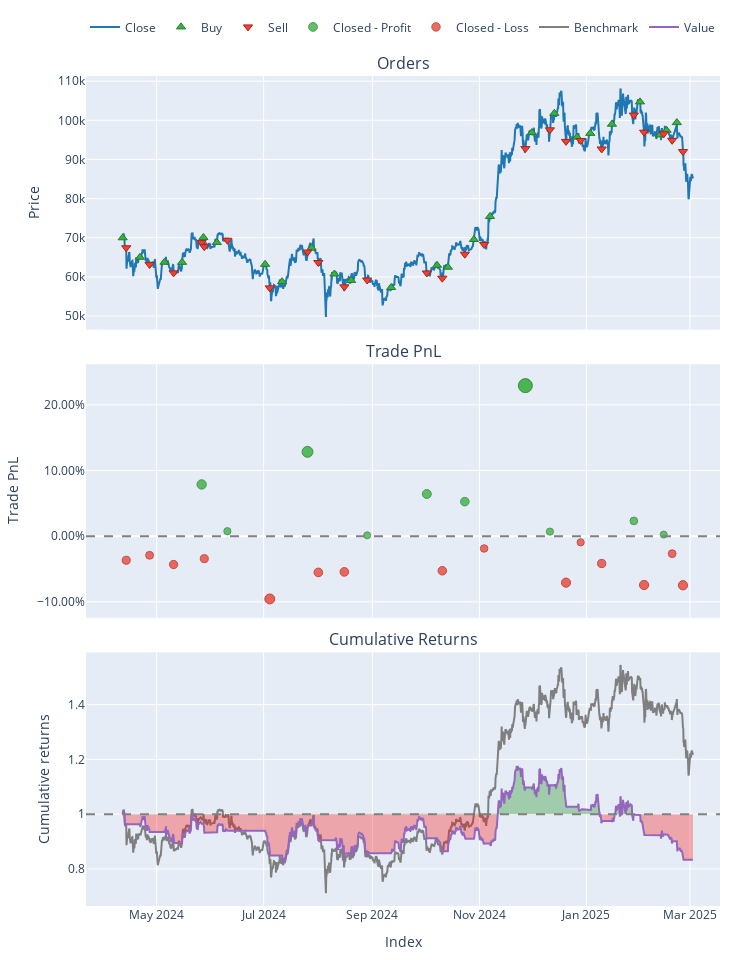

Notebook code for this chart:
### Markdown cell above
## Part 3: Backtesting & Performance Evaluation

**Objective:**  
Evaluate how well the trained model performs on unseen data, simulating real trades.

**Tasks:**
- Use walk-forward or expanding splits to mimic “live” conditions  
- Convert model predictions to signals ([-1, 0, +1] or buy/sell/hold)  
- Run a simple backtest script or VectorBT for performance metrics  
- Calculate returns, Sharpe ratio, drawdowns, confusion matrix, etc.  
- Visualize results (equity curve, trades, etc.) to judge strategy viability

### Code cell
import sys
import os
import warnings
from pathlib import Path

# ---------------------------------------------------------------------------
# 1) SET PROJECT ROOT AND UPDATE PATH/WORKING DIRECTORY
# ---------------------------------------------------------------------------
project_root = Path.cwd().parent.parent
sys.path.append(str(project_root))
os.chdir(str(project_root))
warnings.filterwarnings("ignore")

import pandas as pd
import numpy as np
import MetaTrader5 as mt5
import vectorbt as vbt
import joblib

# Our modules
from data.data_loader import get_data_mt5
from features.feature_engineering import add_all_ta_features
from features.labeling_schemes import create_labels_regime_detection

# Sklearn
from sklearn.metrics import accuracy_score

###########################################################
# 1) DATA LOADING & FEATURE ENGINEERING
###########################################################
if not mt5.initialize():
    print("Failed to initialize MT5")
else:
    # Fetch 2000 most recent bars for backtesting
    data = get_data_mt5(symbol="BTCUSD", timeframe=mt5.TIMEFRAME_H4, n_bars=2000, start_pos=0)
    mt5.shutdown()

# Add technical features
df = add_all_ta_features(data)

# Create regime detection labels
df_lbl = create_labels_regime_detection(df, short_window=20, long_window=50)

# Separate features and labels
X = df_lbl.drop(columns=["regime_label", "ma_short", "ma_long"])
y = df_lbl["regime_label"]

# Shift labels from [-1,0,+1] → [0,1,2] for classifier
y_shifted = y + 1

###########################################################
# 2) LOAD PRE-TRAINED CLASSIFICATION MODEL (NO RETRAINING)
###########################################################
best_pipeline = joblib.load("models/saved_models/best_rf_rd_pipeline.pkl")
print("Loaded best classification model from 'best_rf_rd_pipeline.pkl'")

# Identify the columns the pipeline was trained on
trained_columns = best_pipeline["scaler"].feature_names_in_  # Adjust if your pipeline step name differs

# Subset X to match these columns
X_test = X[trained_columns]

# Predict on the new dataset
preds_shifted = best_pipeline.predict(X_test)

# Shift predictions back to [-1,0,+1]
preds = preds_shifted - 1

# Compute accuracy score against true labels (also shifted back)
y_true_unshifted = y_shifted - 1
accuracy = accuracy_score(y_true_unshifted, preds)
print(f"\nOut-of-Sample Accuracy: {accuracy:.4f}")

###########################################################
# 3) CONVERT PREDICTIONS TO SIGNALS & BACKTEST
###########################################################
# +1 => buy, -1 => sell, 0 => no position
signals = preds

print("\nRunning Full Backtest on the Last 2000 Bars...")

df_full = df_lbl.copy()
close_prices_full = df_full["close"]

# Pad signals if needed
if len(signals) < len(close_prices_full):
    signals = np.append(signals, [0] * (len(close_prices_full) - len(signals)))

signals_s = pd.Series(signals, index=close_prices_full.index)

fees = 0.0002  # 0.02% transaction cost per trade

pf_full = vbt.Portfolio.from_signals(
    close_prices_full,
    entries=signals_s > 0,
    exits=signals_s < 0,
    init_cash=10000,
    freq='4H',
    fees=fees
)

total_return = pf_full.total_return()
sharpe_ratio = pf_full.sharpe_ratio()

print("\nFull Backtest Results:")
print(f"Accuracy={accuracy:.2f}, Return={total_return:.2f}%, Sharpe={sharpe_ratio:.2f}")
print(pf_full.stats())

# Optional: Plot the backtest
fig = pf_full.plot()
fig.show()

### Figure 1 — Plotly figure (JSON) as saved in the notebook; plotly's stock layout.template omitted (floating-point values rounded to 4 significant figures; data arrays with more than 128 entries replaced by an {"elided": "..."} marker saying what was removed)
{"data": [{"legendgroup": "0", "line": {"color": "#1f77b4"}, "name": "Close", "showlegend": true, "type": "scatter", "uid": "b5591b5a-a6eb-45f6-8bc2-44142ce410f7", "x": {"elided": "1951 str values"}, "xaxis": "x", "y": {"elided": "1951 float values"}, "yaxis": "y"}, {"customdata": [[0, 0.1428, 2.0], [2, 0.1481, 1.926], [4, 0.1466, 1.87], [6, 0.1404, 1.789], [8, 0.1377, 1.93], [10, 0.1355, 1.864], [12, 0.1486, 1.878], [14, 0.1445, 1.699], [16, 0.1423, 1.917], [18, 0.1491, 1.811], [20, 0.1449, 1.713], [22, 0.1496, 1.715], [24, 0.1449, 1.825], [26, 0.1384, 1.729], [28, 0.1308, 1.82], [30, 0.1184, 1.786], [32, 0.1133, 2.196], [34, 0.1086, 2.211], [36, 0.1073, 2.054], [38, 0.1053, 2.035], [40, 0.0985, 1.95], [42, 0.09529, 1.996], [44, 0.09593, 1.847], [46, 0.095, 1.852], [48, 0.09065, 1.802]], "hovertemplate": "Order Id: %{customdata[0]}<br>Timestamp: %{x}<br>Price: %{y}<br>Size: %{customdata[1]:.6f}<br>Fees: %{customdata[2]:.6f}", "legendgroup": "1", "marker": {"color": "#37B13F", "line": {"color": "rgb(38,123,44)", "width": 1}, "size": 8, "symbol": "triangle-up"}, "mode": "markers", "name": "Buy", "type": "scatter", "uid": "d872b6a8-00e5-47f5-906b-9da133907502", "x": ["2024-04-11T16:00:00", "2024-04-21T12:00:00", "2024-05-05T12:00:00", "2024-05-15T12:00:00", "2024-05-27T16:00:00", "2024-06-04T08:00:00", "2024-07-01T20:00:00", "2024-07-11T12:00:00", "2024-07-28T08:00:00", "2024-08-10T08:00:00", "2024-08-19T20:00:00", "2024-09-11T16:00:00", "2024-10-07T20:00:00", "2024-10-14T00:00:00", "2024-10-28T20:00:00", "2024-11-07T00:00:00", "2024-11-30T20:00:00", "2024-12-13T16:00:00", "2024-12-26T16:00:00", "2025-01-03T04:00:00", "2025-01-15T12:00:00", "2025-01-31T12:00:00", "2025-02-11T20:00:00", "2025-02-15T16:00:00", "2025-02-21T12:00:00"], "xaxis": "x", "y": [70000.0, 65020.0, 63760.0, 63730.0, 70090.0, 68820.0, 63220.0, 58790.0, 67370.0, 60750.0, 59110.0, 57300.0, 62970.0, 62480.0, 69570.0, 75450.0, 96870.0, 101800.0, 95700.0, 96670.0, 99000.0, 104700.0, 96280.0, 97450.0, 99410.0], "yaxis": "y"}, {"customdata": [[1, 0.1428, 1.927], [3, 0.1481, 1.871], [5, 0.1466, 1.79], [7, 0.1404, 1.931], [9, 0.1377, 1.865], [11, 0.1355, 1.879], [13, 0.1486, 1.7], [15, 0.1445, 1.918], [17, 0.1423, 1.812], [19, 0.1491, 1.713], [21, 0.1449, 1.716], [23, 0.1496, 1.826], [25, 0.1449, 1.73], [27, 0.1384, 1.821], [29, 0.1308, 1.787], [31, 0.1184, 2.196], [33, 0.1133, 2.212], [35, 0.1086, 2.055], [37, 0.1073, 2.036], [39, 0.1053, 1.951], [41, 0.0985, 1.996], [43, 0.09529, 1.848], [45, 0.09593, 1.852], [47, 0.095, 1.803], [49, 0.09065, 1.668]], "hovertemplate": "Order Id: %{customdata[0]}<br>Timestamp: %{x}<br>Price: %{y}<br>Size: %{customdata[1]:.6f}<br>Fees: %{customdata[2]:.6f}", "legendgroup": "2", "marker": {"color": "#EA4335", "line": {"color": "rgb(181,31,18)", "width": 1}, "size": 8, "symbol": "triangle-down"}, "mode": "markers", "name": "Sell", "type": "scatter", "uid": "23410d08-56f8-4dfd-a083-aa705f56b447", "x": ["2024-04-13T16:00:00", "2024-04-27T00:00:00", "2024-05-10T16:00:00", "2024-05-26T16:00:00", "2024-05-28T04:00:00", "2024-06-10T08:00:00", "2024-07-04T12:00:00", "2024-07-26T00:00:00", "2024-08-01T04:00:00", "2024-08-16T00:00:00", "2024-08-29T00:00:00", "2024-10-02T00:00:00", "2024-10-10T20:00:00", "2024-10-23T16:00:00", "2024-11-03T16:00:00", "2024-11-27T04:00:00", "2024-12-11T04:00:00", "2024-12-20T08:00:00", "2024-12-28T16:00:00", "2025-01-09T16:00:00", "2025-01-28T00:00:00", "2025-02-02T20:00:00", "2025-02-14T00:00:00", "2025-02-18T20:00:00", "2025-02-25T00:00:00"], "xaxis": "x", "y": [67460.0, 63150.0, 61040.0, 68780.0, 67710.0, 69370.0, 57200.0, 66370.0, 63680.0, 57470.0, 59210.0, 61010.0, 59680.0, 65800.0, 68290.0, 92780.0, 97570.0, 94610.0, 94850.0, 92680.0, 101300.0, 96970.0, 96550.0, 94900.0, 92020.0], "yaxis": "y"}, {"customdata": [[3, 3, 704.8, 0.07878], [5, 5, 70.61, 0.007575], [7, 7, 1091.0, 0.1285], [10, 10, 11.04, 0.001289], [11, 11, 551.1, 0.06427], [13, 13, 455.0, 0.05263], [15, 15, 2048.0, 0.2293], [16, 16, 75.9, 0.006914], [20, 20, 226.6, 0.02324], [22, 22, 22.15, 0.002398]], "hovertemplate": "Exit Trade Id: %{customdata[0]}<br>Position Id: %{customdata[1]}<br>Exit Timestamp: %{x}<br>PnL: %{customdata[2]:.6f}<br>Return: %{customdata[3]:.2%}", "legendgroup": "3", "marker": {"color": "#37B13F", "line": {"color": "rgb(38,123,44)", "width": 1}, "opacity": [0.801, 0.7541, 0.8337, 0.75, 0.7914, 0.7838, 0.9, 0.7537, 0.7644, 0.7507], "size": [9.379, 7.193, 10.9, 7, 8.933, 8.576, 14, 7.173, 7.674, 7.034], "symbol": "circle"}, "mode": "markers", "name": "Closed - Profit", "type": "scatter", "uid": "9538bf6c-0c5e-4864-8166-73115dfd6e4a", "x": ["2024-05-26T16:00:00", "2024-06-10T08:00:00", "2024-07-26T00:00:00", "2024-08-29T00:00:00", "2024-10-02T00:00:00", "2024-10-23T16:00:00", "2024-11-27T04:00:00", "2024-12-11T04:00:00", "2025-01-28T00:00:00", "2025-02-14T00:00:00"], "xaxis": "x2", "y": [0.07878, 0.007575, 0.1285, 0.001289, 0.06427, 0.05263, 0.2293, 0.006914, 0.02324, 0.002398], "yaxis": "y2"}, {"customdata": [[0, 0, -367.1, -0.03671], [1, 1, -280.6, -0.02914], [2, 2, -403.4, -0.04314], [4, 4, -330.4, -0.03423], [6, 6, -898.0, -0.09561], [8, 8, -529.1, -0.0552], [9, 9, -492.6, -0.0544], [12, 12, -480.6, -0.05266], [14, 14, -170.5, -0.01873], [17, 17, -782.6, -0.0708], [18, 18, -95.91, -0.009338], [19, 19, -423.7, -0.04164], [21, 21, -741.9, -0.07436], [23, 23, -246.3, -0.02661], [24, 24, -673.7, -0.07475]], "hovertemplate": "Exit Trade Id: %{customdata[0]}<br>Position Id: %{customdata[1]}<br>Exit Timestamp: %{x}<br>PnL: %{customdata[2]:.6f}<br>Return: %{customdata[3]:.2%}", "legendgroup": "4", "marker": {"color": "#EA4335", "line": {"color": "rgb(181,31,18)", "width": 1}, "opacity": [0.7733, 0.7683, 0.7775, 0.7717, 0.812, 0.7855, 0.7849, 0.7838, 0.7615, 0.7957, 0.7553, 0.7765, 0.7981, 0.7667, 0.7983], "size": [8.087, 7.855, 8.285, 8.011, 9.895, 8.655, 8.63, 8.577, 7.536, 9.134, 7.247, 8.239, 9.243, 7.777, 9.255], "symbol": "circle"}, "mode": "markers", "name": "Closed - Loss", "type": "scatter", "uid": "4974778e-da8e-4a7a-847d-0615f5095d6c", "x": ["2024-04-13T16:00:00", "2024-04-27T00:00:00", "2024-05-10T16:00:00", "2024-05-28T04:00:00", "2024-07-04T12:00:00", "2024-08-01T04:00:00", "2024-08-16T00:00:00", "2024-10-10T20:00:00", "2024-11-03T16:00:00", "2024-12-20T08:00:00", "2024-12-28T16:00:00", "2025-01-09T16:00:00", "2025-02-02T20:00:00", "2025-02-18T20:00:00", "2025-02-25T00:00:00"], "xaxis": "x2", "y": [-0.03671, -0.02914, -0.04314, -0.03423, -0.09561, -0.0552, -0.0544, -0.05266, -0.01873, -0.0708, -0.009338, -0.04164, -0.07436, -0.02661, -0.07475], "yaxis": "y2"}, {"legendgroup": "5", "line": {"color": "#7f7f7f"}, "name": "Benchmark", "showlegend": true, "type": "scatter", "uid": "fc60e7ef-3e15-4489-a629-eef4d0e9ad0b", "x": {"elided": "1951 str values"}, "xaxis": "x3", "y": {"elided": "1951 float values"}, "yaxis": "y3"}, {"hoverinfo": "skip", "legendgroup": "6", "line": {"color": "rgba(0, 0, 0, 0)", "width": 0}, "opacity": 0, "showlegend": false, "type": "scatter", "uid": "bb4d120d-5f2d-4b29-a64c-681720bf03d0", "x": {"elided": "1951 str values"}, "xaxis": "x3", "y": {"elided": "1951 int values"}, "yaxis": "y3"}, {"connectgaps": false, "fill": "tonexty", "fillcolor": "rgba(0, 128, 0, 0.3)", "hoverinfo": "skip", "legendgroup": "6", "line": {"color": "rgba(0, 0, 0, 0)", "width": 0}, "opacity": 0, "showlegend": false, "type": "scatter", "uid": "bf13dafb-1eb9-4da6-aa57-c0c108a3ca49", "x": {"elided": "1951 str values"}, "xaxis": "x3", "y": {"elided": "1951 float values"}, "yaxis": "y3"}, {"hoverinfo": "skip", "legendgroup": "6", "line": {"color": "rgba(0, 0, 0, 0)", "width": 0}, "opacity": 0, "showlegend": false, "type": "scatter", "uid": "5cf03e4e-ee26-4e76-9b68-761c62658c9d", "x": {"elided": "1951 str values"}, "xaxis": "x3", "y": {"elided": "1951 int values"}, "yaxis": "y3"}, {"connectgaps": false, "fill": "tonexty", "fillcolor": "rgba(255, 0, 0, 0.3)", "hoverinfo": "skip", "legendgroup": "6", "line": {"color": "rgba(0, 0, 0, 0)", "width": 0}, "opacity": 0, "showlegend": false, "type": "scatter", "uid": "f371e97c-b14f-4607-8b31-8accbf5c6308", "x": {"elided": "1951 str values"}, "xaxis": "x3", "y": {"elided": "1951 float values"}, "yaxis": "y3"}, {"legendgroup": "7", "line": {"color": "#9467bd"}, "name": "Value", "showlegend": true, "type": "scatter", "uid": "7e1cdf44-2f2a-4d57-abd5-c57b97866a91", "x": {"elided": "1951 str values"}, "xaxis": "x3", "y": {"elided": "1951 float values"}, "yaxis": "y3"}, {"hoverinfo": "skip", "legendgroup": "6", "line": {"color": "rgba(0, 0, 0, 0)", "width": 0}, "opacity": 0, "showlegend": false, "type": "scatter", "uid": "bf3aa193-56f9-43b5-9451-421e13bc37eb", "x": {"elided": "1951 str values"}, "xaxis": "x3", "y": {"elided": "1951 int values"}, "yaxis": "y3"}], "layout": {"annotations": [{"font": {"size": 16}, "showarrow": false, "text": "Orders", "x": 0.5, "xanchor": "center", "xref": "paper", "y": 1, "yanchor": "bottom", "yref": "paper"}, {"font": {"size": 16}, "showarrow": false, "text": "Trade PnL", "x": 0.5, "xanchor": "center", "xref": "paper", "y": 0.6528, "yanchor": "bottom", "yref": "paper"}, {"font": {"size": 16}, "showarrow": false, "text": "Cumulative Returns", "x": 0.5, "xanchor": "center", "xref": "paper", "y": 0.3056, "yanchor": "bottom", "yref": "paper"}], "height": 960, "legend": {"orientation": "h", "traceorder": "normal", "x": 1, "xanchor": "right", "y": 1.042, "yanchor": "bottom"}, "margin": {"b": 30, "l": 30, "r": 30, "t": 30}, "shapes": [{"line": {"color": "gray", "dash": "dash"}, "type": "line", "x0": 0, "x1": 1, "xref": "paper", "y0": 0, "y1": 0, "yref": "y2"}, {"line": {"color": "gray", "dash": "dash"}, "type": "line", "x0": 0, "x1": 1, "xref": "paper", "y0": 1, "y1": 1, "yref": "y3"}], "showlegend": true, "width": 750, "xaxis": {"anchor": "y", "domain": [0, 1], "matches": "x3", "showticklabels": false}, "xaxis2": {"anchor": "y2", "domain": [0, 1], "matches": "x3", "showticklabels": false}, "xaxis3": {"anchor": "y3", "domain": [0, 1], "title": {"text": "Index"}}, "yaxis": {"anchor": "x", "domain": [0.6944, 1], "title": {"text": "Price"}}, "yaxis2": {"anchor": "x2", "domain": [0.3472, 0.6528], "tickformat": ".2%", "title": {"text": "Trade PnL"}}, "yaxis3": {"anchor": "x3", "domain": [0, 0.3056], "title": {"text": "Cumulative returns"}}}}
